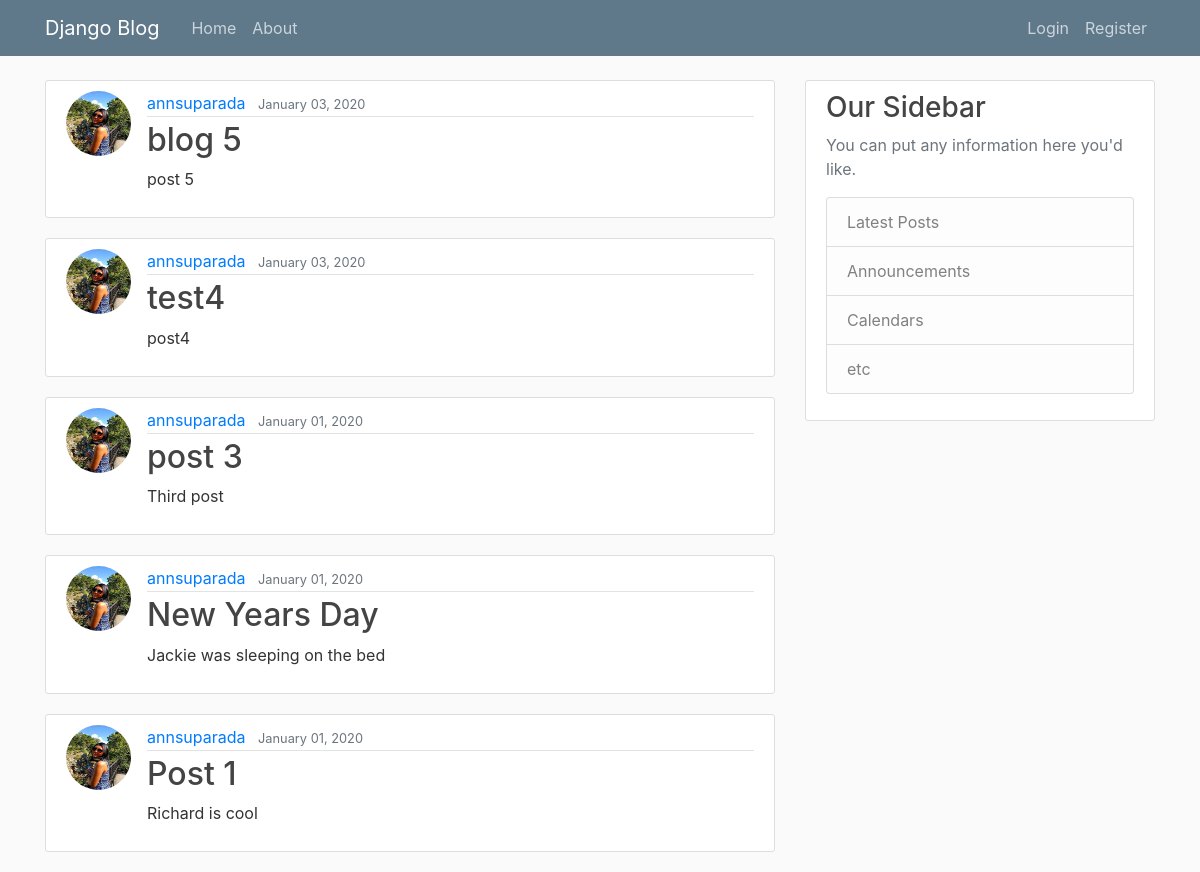
Before: / with the older database file.
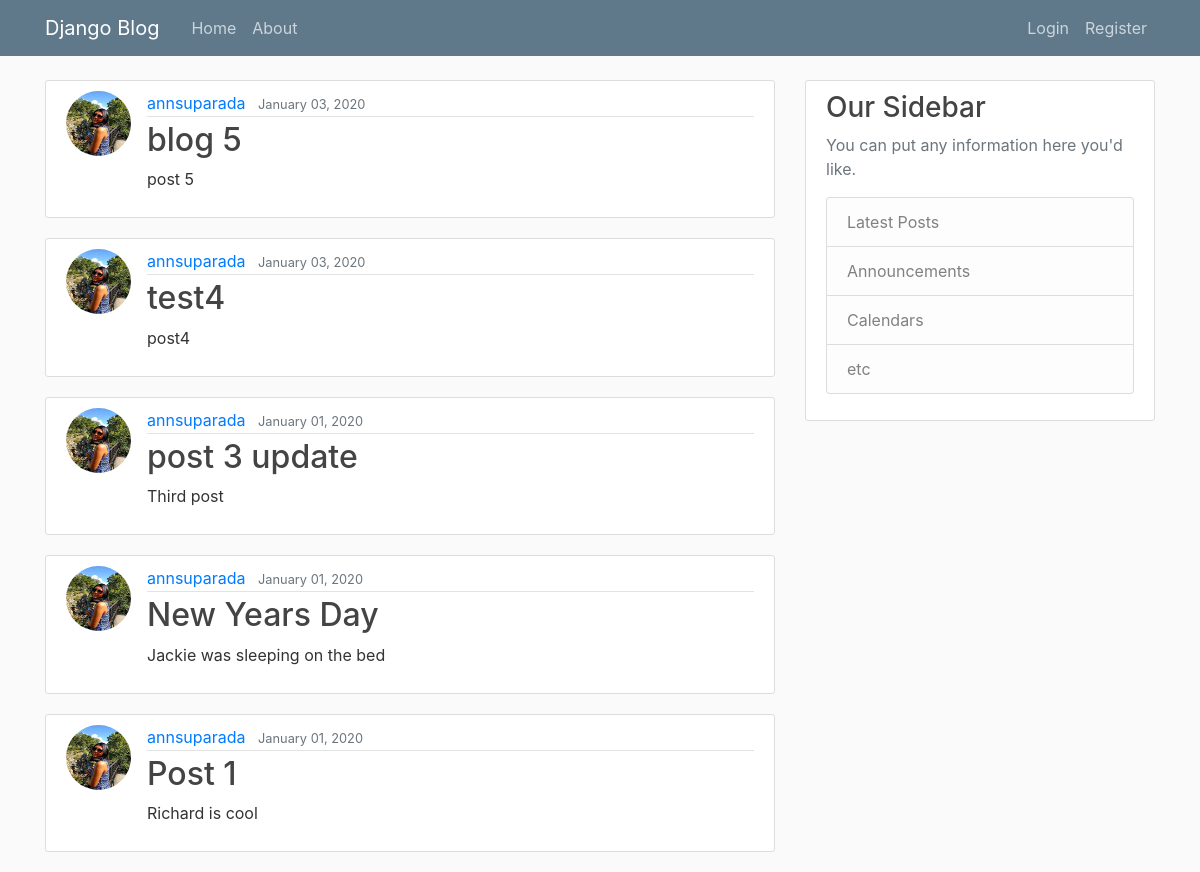
After: the same page with the newer database file.
### blog/models.py (models this page shows, shortened)
class Post(models.Model):
    title = models.CharField(max_length=100)
    content = models.TextField()
    date_post = models.DateTimeField(default=timezone.now)
    author = models.ForeignKey(User, on_delete=models.CASCADE) #if the user got deleted, post got delete as well

### users/models.py (models this page shows, shortened)
class Profile(models.Model): #inherat from User models
    user = models.OneToOneField(User, on_delete=models.CASCADE) #if user get deleted, profile got deleted too
    image = models.ImageField(default='default.jpg', upload_to='profile_pics') #upload to img directory

### blog/views.py (the view)
# urls.py: path('', PostListView.as_view(), name='blog-home'),
class PostListView(ListView):
    model = Post
    template_name = 'blog/home.html'
    context_object_name = 'posts'
    ordering = ['-date_post']

### blog/templates/blog/home.html
{% extends "blog/base.html" %}
{% block content %}
    {% for post in posts %}
    <article class="media content-section">
      <img class="rounded-circle article-img" src="{{ post.author.profile.image.url }}">
        <div class="media-body">
          <div class="article-metadata">
            <a class="mr-2" href="#">{{ post.author }}</a>
            <small class="text-muted">{{ post.date_post | date:"F d, Y" }}</small>
          </div>
          <h2><a class="article-title" href="{% url 'post-detail' post.id %}">{{ post.title }}</a></h2>
          <p class="article-content">{{ post.content }}</p>
        </div>
      </article>
    {% endfor %}
{% endblock content %}

Changed rows visible on the page:
changed Post "Third post": title "post 3" → "post 3 update"
